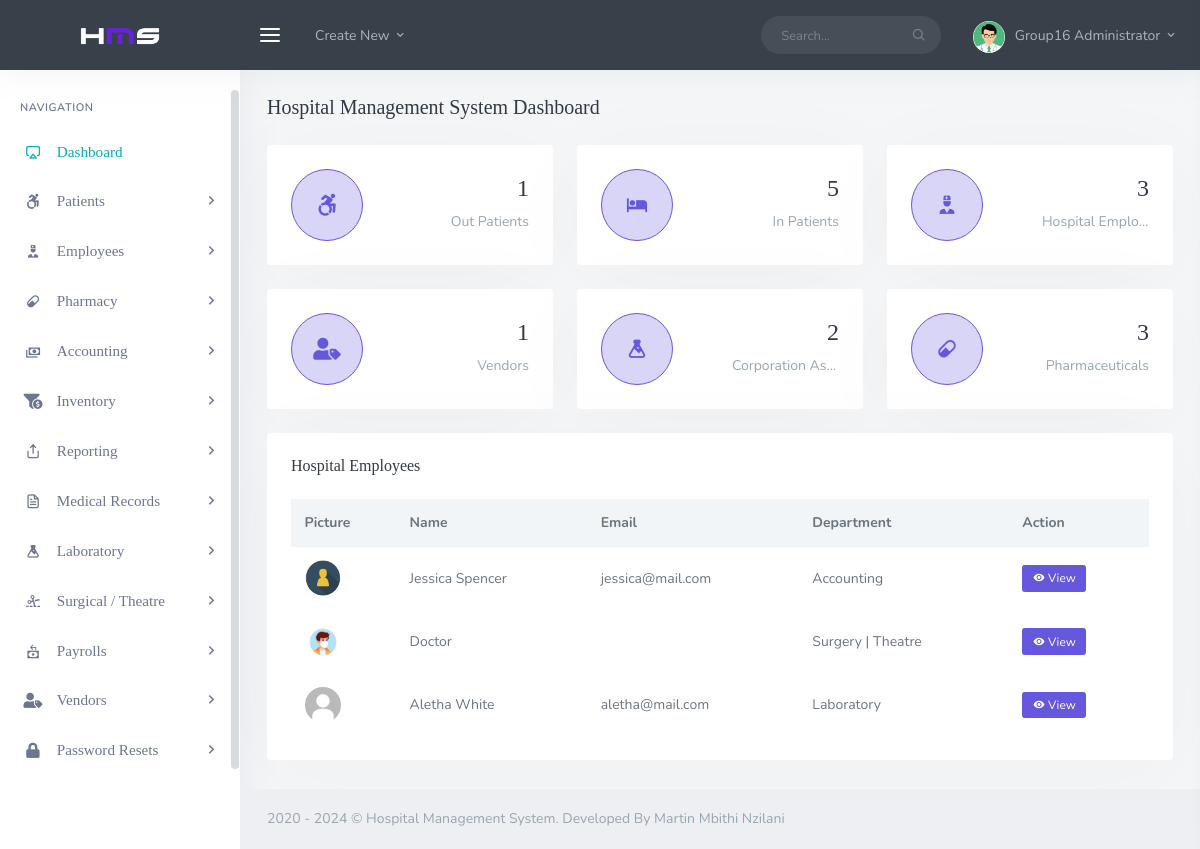
The page /backend/admin/his_admin_dashboard.php (signed in) on the database its author committed.
### tables this page shows
CREATE TABLE `his_admin` (
  `ad_id` int NOT NULL,
  `ad_fname` varchar(200) DEFAULT NULL,
  `ad_lname` varchar(200) DEFAULT NULL,
  `ad_email` varchar(200) DEFAULT NULL,
  `ad_pwd` varchar(200) DEFAULT NULL,
  `ad_dpic` varchar(200) DEFAULT NULL
);

CREATE TABLE `his_docs` (
  `doc_id` int NOT NULL,
  `doc_fname` varchar(200) DEFAULT NULL,
  `doc_lname` varchar(200) DEFAULT NULL,
  `doc_email` varchar(200) DEFAULT NULL,
  `doc_pwd` varchar(200) DEFAULT NULL,
  `doc_dept` varchar(200) DEFAULT NULL,
  `doc_number` varchar(200) DEFAULT NULL,
  `doc_dpic` varchar(200) DEFAULT NULL
);

### backend/admin/his_admin_dashboard.php (the view, shortened to what this page needs)
<?php
  include('assets/inc/config.php');
?>
<!DOCTYPE html>
<html lang="en">
<?php include("assets/inc/head.php");?>
<body>
    <div id="wrapper">
        <?php include('assets/inc/nav.php');?>
        <?php include('assets/inc/sidebar.php');?>
        <div class="content-page">
            <div class="content">
                <div class="container-fluid">
                    <div class="row">
                        <div class="col-12">
                            <div class="page-title-box">
                                <h4 class="page-title">Hospital Management System Dashboard</h4>
                            </div>
                        </div>
                    </div>
                    <div class="row">
                        <div class="col-md-6 col-xl-4">
                            <div class="widget-rounded-circle card-box">
                                <div class="row">
                                    <div class="col-6">
                                        <div class="avatar-lg rounded-circle bg-soft-primary border-primary border">
                                            <i class="fab fa-accessible-icon  font-22 avatar-title text-primary"></i>
                                        </div>
                                    </div>
                                    <div class="col-6">
                                        <div class="text-right">
                                            <?php
                                                    $result ="SELECT count(*) FROM his_patients WHERE pat_type = 'OutPatient' ";
                                                    $stmt = $mysqli->prepare($result);
                                                    $stmt->execute();
                                                    $stmt->bind_result($outpatient);
                                                ?>
                                            <h3 class="text-dark mt-1"><span data-plugin="counterup"><?php echo $outpatient;?></span></h3>
                                            <p class="text-muted mb-1 text-truncate">Out Patients</p>
                                        </div>
                                    </div>
                                </div>
                            </div>
                        </div>
                        <div class="col-md-6 col-xl-4">
                            <div class="widget-rounded-circle card-box">
                                <div class="row">
                                    <div class="col-6">
                                        <div class="avatar-lg rounded-circle bg-soft-primary border-primary border">
                                            <i class="mdi mdi-hotel   font-22 avatar-title text-primary"></i>
                                        </div>
                                    </div>
                                    <div class="col-6">
                                        <div class="text-right">
                                            <?php
                                                    $result ="SELECT count(*) FROM his_patients WHERE pat_type = 'InPatient' ";
                                                    $stmt = $mysqli->prepare($result);
                                                    $stmt->execute();
                                                    $stmt->bind_result($inpatient);
                                                ?>
                                            <h3 class="text-dark mt-1"><span data-plugin="counterup"><?php echo $inpatient;?></span></h3>
                                            <p class="text-muted mb-1 text-truncate">In Patients</p>
                                        </div>
                                    </div>
                                </div>
                            </div>
                        </div>
                        <div class="col-md-6 col-xl-4">
                            <div class="widget-rounded-circle card-box">
                                <div class="row">
                                    <div class="col-6">
                                        <div class="avatar-lg rounded-circle bg-soft-primary border-primary border">
                                            <i class="mdi mdi-doctor font-22 avatar-title text-primary"></i>
                                        </div>
                                    </div>
                                    <div class="col-6">
                                        <div class="text-right">
                                            <?php
                                                    $result ="SELECT count(*) FROM his_docs ";
                                                    $stmt = $mysqli->prepare($result);
                                                    $stmt->execute();
                                                    $stmt->bind_result($doc);
                                                ?>
                                            <h3 class="text-dark mt-1"><span data-plugin="counterup"><?php echo $doc;?></span></h3>
                                            <p class="text-muted mb-1 text-truncate">Hospital Employees</p>
                                        </div>
                                    </div>
                                </div>
                            </div>
                        </div>
                    </div>
                    <div class="row">
                        <div class="col-md-6 col-xl-4">
                            <div class="widget-rounded-circle card-box">
                                <div class="row">
                                    <div class="col-6">
                                        <div class="avatar-lg rounded-circle bg-soft-primary border-primary border">
                                            <i class="fas fa-user-tag font-22 avatar-title text-primary"></i>
                                        </div>
                                    </div>
                                    <div class="col-6">
                                        <div class="text-right">
                                            <?php
                                                    $result ="SELECT count(*) FROM his_vendor ";
                                                    $stmt = $mysqli->prepare($result);
                                                    $stmt->execute();
                                                    $stmt->bind_result($vendor);
                                                ?>
                                            <h3 class="text-dark mt-1"><span data-plugin="counterup"><?php echo $vendor;?></span></h3>
                                            <p class="text-muted mb-1 text-truncate">Vendors</p>
                                        </div>
                                    </div>
                                </div>
                            </div>
                        </div>
                        <div class="col-md-6 col-xl-4">
                            <div class="widget-rounded-circle card-box">
                                <div class="row">
                                    <div class="col-6">
                                        <div class="avatar-lg rounded-circle bg-soft-primary border-primary border">
                                            <i class="mdi mdi-flask font-22 avatar-title text-primary"></i>
                                        </div>
                                    </div>
                                    <div class="col-6">
                                        <div class="text-right">
                                            <?php
                                                    $result ="SELECT count(*) FROM his_equipments ";
                                                    $stmt = $mysqli->prepare($result);
                                                    $stmt->execute();
                                                    $stmt->bind_result($assets);
                                                ?>
                                            <h3 class="text-dark mt-1"><span data-plugin="counterup"><?php echo $assets;?></span></h3>
                                            <p class="text-muted mb-1 text-truncate">Corporation Assets</p>
                                        </div>
                                    </div>
                                </div>
                            </div>
                        </div>
                        <div class="col-md-6 col-xl-4">
                            <div class="widget-rounded-circle card-box">
                                <div class="row">
                                    <div class="col-6">
                                        <div class="avatar-lg rounded-circle bg-soft-primary border-primary border">
                                            <i class="mdi mdi-pill font-22 avatar-title text-primary"></i>
                                        </div>
                                    </div>
                                    <div class="col-6">
                                        <div class="text-right">
                                            <?php
                                                    $result ="SELECT count(*) FROM his_pharmaceuticals ";
                                                    $stmt = $mysqli->prepare($result);
                                                    $stmt->execute();
                                                    $stmt->bind_result($phar);
                                                ?>
                                            <h3 class="text-dark mt-1"><span data-plugin="counterup"><?php echo $phar;?></span></h3>
                                            <p class="text-muted mb-1 text-truncate">Pharmaceuticals</p>
                                        </div>
                                    </div>
                                </div>
                            </div>
                        </div>
                    </div>
                    <div class="row">
                        <div class="col-xl-12">
                            <div class="card-box">
                                <h4 class="header-title mb-3">Hospital Employees</h4>
                                <div class="table-responsive">
                                    <table class="table table-borderless table-hover table-centered m-0">
                                        <thead class="thead-light">
                                            <tr>
                                                <th colspan="2">Picture</th>
                                                <th>Name</th>
                                                <th>Email</th>
                                                <th>Department</th>
                                                <th>Action</th>
                                            </tr>
                                        </thead>
                                        <?php
                                                $ret="SELECT * FROM his_docs ORDER BY RAND() LIMIT 10 ";
                                                $stmt= $mysqli->prepare($ret) ;
                                                $stmt->execute() ;
                                                $res=$stmt->get_result();
                                                while($row=$res->fetch_object())
                                                {
                                            ?>
                                        <tbody>
                                            <tr>
                                                <td style="width: 36px;">
                                                    <img src="../doc/assets/images/users/<?php echo $row->doc_dpic;?>" alt="img" title="contact-img" class="rounded-circle avatar-sm" />
                                                </td>
                                                <td>
                                                </td>
                                                <td>
                                                    <?php echo $row->doc_fname;?> <?php echo $row->doc_lname;?>
                                                </td>
                                                <td>
                                                    <?php echo $row->doc_email;?>
                                                </td>
                                                <td>
                                                    <?php echo $row->doc_dept;?>
                                                </td>
                                                <td>
                                                    <a href="his_admin_view_single_employee.php?doc_id=<?php echo $row->doc_id;?>&&doc_number=<?php echo $row->doc_number;?>" class="btn btn-xs btn-primary"><i class="mdi mdi-eye"></i> View</a>
                                                </td>
                                            </tr>
                                        </tbody>
                                        <?php }?>
                                    </table>
                                </div>
                            </div>
                        </div>
                    </div>
                </div>
            </div>
            <?php include('assets/inc/footer.php');?>
        </div>
    </div>
</body>
</html>

### backend/admin/assets/inc/nav.php (shortened to what this page needs)
<?php
    $aid=$_SESSION['ad_id'];
    $ret="select * from his_admin where ad_id=?";
    $stmt= $mysqli->prepare($ret) ;
    $stmt->bind_param('i',$aid);
    $stmt->execute() ;
    $res=$stmt->get_result();
    while($row=$res->fetch_object())
    {
?>
<div class="navbar-custom">
    <ul class="list-unstyled topnav-menu float-right mb-0">
        <li class="d-none d-sm-block">
            <form class="app-search">
                <div class="app-search-box">
                    <div class="input-group">
                        <input type="text" class="form-control" placeholder="Search...">
                        <div class="input-group-append">
                            <button class="btn" type="submit">
                                <i class="fe-search"></i>
                            </button>
                        </div>
                    </div>
                </div>
            </form>
        </li>
        <li class="dropdown notification-list">
            <a class="nav-link dropdown-toggle nav-user mr-0 waves-effect waves-light" data-toggle="dropdown" href="#" role="button" aria-haspopup="false" aria-expanded="false">
                <img src="assets/images/users/<?php echo $row->ad_dpic;?>" alt="dpic" class="rounded-circle">
                <span class="pro-user-name ml-1">
                    <?php echo $row->ad_fname;?> <?php echo $row->ad_lname;?> <i class="mdi mdi-chevron-down"></i>
                </span>
            </a>
        </li>
    </ul>
    <div class="logo-box">
        <a href="his_admin_dashboard.php" class="logo text-center">
            <span class="logo-lg">
                <img src="assets/images/logo-light.png" alt="" height="18">
            </span>
        </a>
    </div>
    <ul class="list-unstyled topnav-menu topnav-menu-left m-0">
        <li>
            <button class="button-menu-mobile waves-effect waves-light">
                <i class="fe-menu"></i>
            </button>
        </li>
        <li class="dropdown d-none d-lg-block">
            <a class="nav-link dropdown-toggle waves-effect waves-light" data-toggle="dropdown" href="#" role="button" aria-haspopup="false" aria-expanded="false">
                Create New
                <i class="mdi mdi-chevron-down"></i>
            </a>
        </li>
    </ul>
</div>
<?php }?>

### rows shown on the page
his_admin: ad_dpic (picture), ad_fname "Group16", ad_lname "Administrator"
his_docs: doc_dpic (picture), doc_fname "Jessica", doc_lname "Spencer", doc_email "jessica@mail.com", doc_dept "Accounting"
his_docs: doc_dpic (picture), doc_fname "Doctor", doc_dept "Surgery | Theatre"
his_docs: doc_dpic (placeholder picture), doc_fname "Aletha", doc_lname "White", doc_email "aletha@mail.com", doc_dept "Laboratory"

### other values the page prints
$outpatient "1"
$inpatient "5"
$doc "3"
$vendor "1"
$assets "2"
$phar "3"
